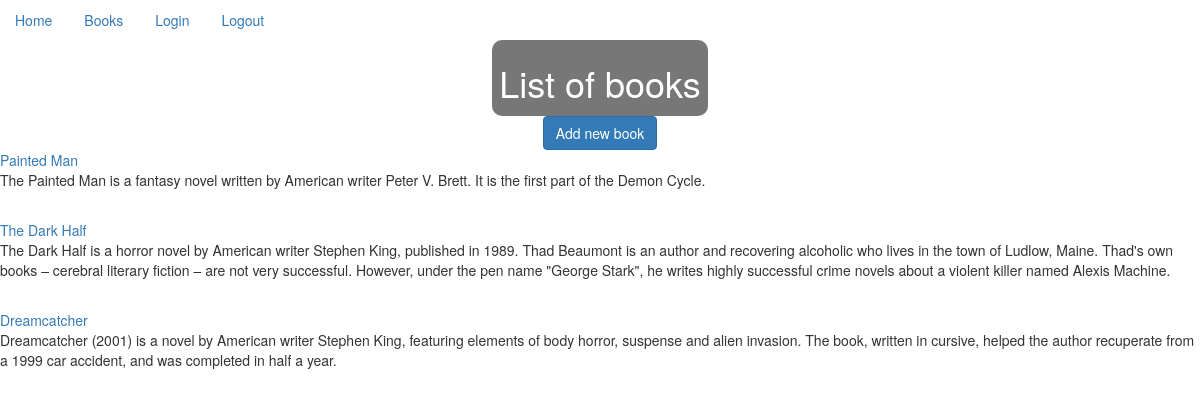
/show_books, run on the app's committed database.
### app/models.py (models this page shows)
class Book(db.Model):
	id = db.Column(db.Integer, primary_key=True)
	title = db.Column(db.String(255), index=True)
	description = db.Column(db.String(255))
	author = db.Column(db.String(255))
	pages = db.Column(db.Integer)
	opinions = db.relationship('Opinion', lazy='dynamic')

### app/routes.py (the view)
@app.route('/show_books', methods=['GET', 'POST'])
def show_books():
    books = Book.query.all()
    return render_template('books.html', books=books)

### app/templates/books.html
{% extends "bootstrap/base.html" %}
{% block content %}
<ul class="nav nav-pills">
  <li class="nav-item">
    <a class="nav-link active" href="{{ url_for('index') }}">Home</a>
  </li>
  <li class="nav-item">
    <a class="nav-link" href="{{ url_for('show_books') }}">Books</a>
  </li>
  <li class="nav-item">
    <a class="nav-link" href="{{ url_for('login') }}">Login</a>
  </li>
    <li class="nav-item">
    <a class="nav-link" href="{{ url_for('logout') }}">Logout</a>
  </li>
</ul>
<div class="card text-center">
  <div class="card-header">
    <span class="badge badge-secondary"><center><h1> List of books </h1></center></span>
  </div>
  <button type="button" class="btn btn-primary" onclick="window.location.href='{{ url_for('add_book') }}';">Add new book</button>
</div>
{% for b in books %}
<div id="book-container">
    <a href="{{ url_for('detail_book', title=b.title) }}">{{ b.title }}</a>
    <div><p>{{ b.description }}</p></div>
    <br>
</div>
{% endfor %}
{% endblock %}

### data on the page
Book: title "Painted Man", description "The Painted Man is a fantasy novel written by American writer Peter V. Brett. It is the first part of the Demon Cycle."
Book: title "The Dark Half", description "The Dark Half is a horror novel by American writer Stephen King, published in 1989. Thad Beaumont is an author and recovering alcoholic who lives in the town of Ludlow, Maine. Thad's own books – cerebral literary fiction – are not very successful. However, under the pen name \"George Stark\", he writes highly successful crime novels about a violent killer named Alexis Machine."
Book: title "Dreamcatcher", description "Dreamcatcher (2001) is a novel by American writer Stephen King, featuring elements of body horror, suspense and alien invasion. The book, written in cursive, helped the author recuperate from a 1999 car accident, and was completed in half a year."
